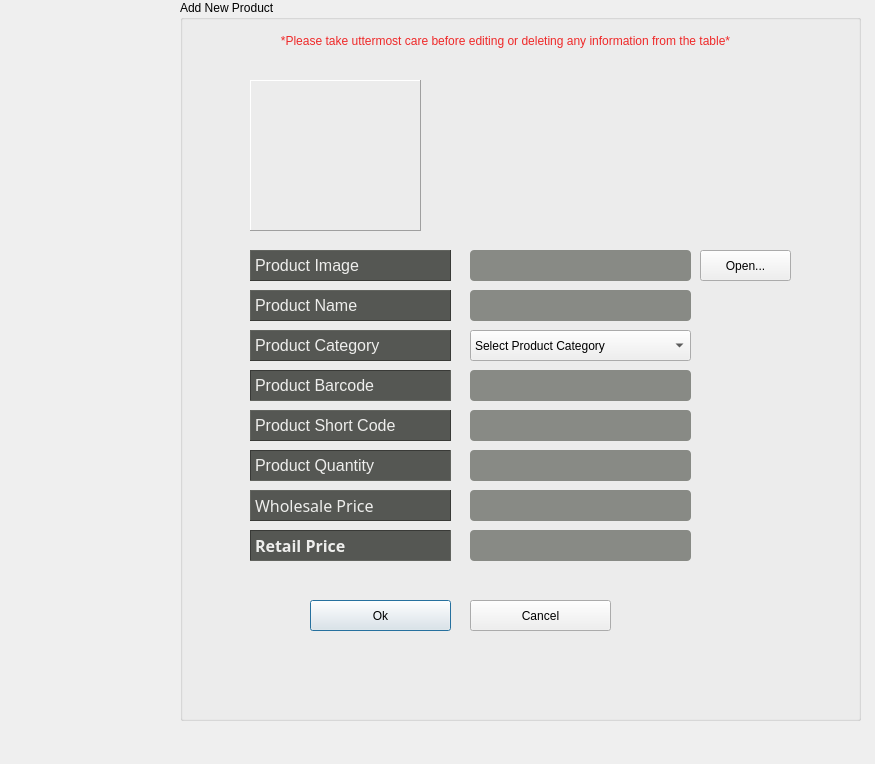
<?xml version="1.0" encoding="UTF-8"?>
<ui version="4.0">
 <class>AddNewProduct</class>
 <widget class="QDialog" name="AddNewProduct">
  <property name="geometry">
   <rect>
    <x>0</x>
    <y>0</y>
    <width>875</width>
    <height>764</height>
   </rect>
  </property>
  <property name="windowTitle">
   <string>Dialog</string>
  </property>
  <widget class="QGroupBox" name="groupBox">
   <property name="geometry">
    <rect>
     <x>180</x>
     <y>0</y>
     <width>681</width>
     <height>721</height>
    </rect>
   </property>
   <property name="title">
    <string>Add New Product</string>
   </property>
   <widget class="QLabel" name="lbl_first_name">
    <property name="geometry">
     <rect>
      <x>70</x>
      <y>290</y>
      <width>201</width>
      <height>31</height>
     </rect>
    </property>
    <property name="font">
     <font>
      <pointsize>12</pointsize>
     </font>
    </property>
    <property name="styleSheet">
     <string notr="true">background-color: rgb(85, 87, 83);
color: rgb(238, 238, 236);</string>
    </property>
    <property name="frameShape">
     <enum>QFrame::Panel</enum>
    </property>
    <property name="frameShadow">
     <enum>QFrame::Raised</enum>
    </property>
    <property name="text">
     <string>Product Name</string>
    </property>
   </widget>
   <widget class="QLabel" name="lbl_other_names">
    <property name="geometry">
     <rect>
      <x>70</x>
      <y>370</y>
      <width>201</width>
      <height>31</height>
     </rect>
    </property>
    <property name="font">
     <font>
      <pointsize>12</pointsize>
     </font>
    </property>
    <property name="styleSheet">
     <string notr="true">background-color: rgb(85, 87, 83);
color: rgb(238, 238, 236);</string>
    </property>
    <property name="frameShape">
     <enum>QFrame::Panel</enum>
    </property>
    <property name="frameShadow">
     <enum>QFrame::Sunken</enum>
    </property>
    <property name="text">
     <string>Product Barcode</string>
    </property>
   </widget>
   <widget class="QLabel" name="lbl_email">
    <property name="geometry">
     <rect>
      <x>70</x>
      <y>410</y>
      <width>201</width>
      <height>31</height>
     </rect>
    </property>
    <property name="font">
     <font>
      <pointsize>12</pointsize>
     </font>
    </property>
    <property name="styleSheet">
     <string notr="true">background-color: rgb(85, 87, 83);
color: rgb(238, 238, 236);</string>
    </property>
    <property name="frameShape">
     <enum>QFrame::Panel</enum>
    </property>
    <property name="frameShadow">
     <enum>QFrame::Raised</enum>
    </property>
    <property name="text">
     <string>Product Short Code</string>
    </property>
   </widget>
   <widget class="QLabel" name="lbl_date">
    <property name="geometry">
     <rect>
      <x>70</x>
      <y>250</y>
      <width>201</width>
      <height>31</height>
     </rect>
    </property>
    <property name="font">
     <font>
      <pointsize>12</pointsize>
     </font>
    </property>
    <property name="styleSheet">
     <string notr="true">background-color: rgb(85, 87, 83);
color: rgb(238, 238, 236);</string>
    </property>
    <property name="frameShape">
     <enum>QFrame::Panel</enum>
    </property>
    <property name="frameShadow">
     <enum>QFrame::Raised</enum>
    </property>
    <property name="text">
     <string>Product Image</string>
    </property>
   </widget>
   <widget class="QLabel" name="lbl_username">
    <property name="geometry">
     <rect>
      <x>70</x>
      <y>490</y>
      <width>201</width>
      <height>31</height>
     </rect>
    </property>
    <property name="font">
     <font>
      <family>Vemana2000</family>
      <pointsize>12</pointsize>
     </font>
    </property>
    <property name="styleSheet">
     <string notr="true">background-color: rgb(85, 87, 83);
color: rgb(238, 238, 236);</string>
    </property>
    <property name="frameShape">
     <enum>QFrame::Panel</enum>
    </property>
    <property name="frameShadow">
     <enum>QFrame::Raised</enum>
    </property>
    <property name="text">
     <string>Wholesale Price</string>
    </property>
   </widget>
   <widget class="QLabel" name="lbl_phone">
    <property name="geometry">
     <rect>
      <x>70</x>
      <y>450</y>
      <width>201</width>
      <height>31</height>
     </rect>
    </property>
    <property name="font">
     <font>
      <pointsize>12</pointsize>
     </font>
    </property>
    <property name="styleSheet">
     <string notr="true">background-color: rgb(85, 87, 83);
color: rgb(238, 238, 236);</string>
    </property>
    <property name="frameShape">
     <enum>QFrame::Panel</enum>
    </property>
    <property name="frameShadow">
     <enum>QFrame::Sunken</enum>
    </property>
    <property name="text">
     <string>Product Quantity</string>
    </property>
   </widget>
   <widget class="QPushButton" name="btnOkay">
    <property name="geometry">
     <rect>
      <x>130</x>
      <y>600</y>
      <width>141</width>
      <height>31</height>
     </rect>
    </property>
    <property name="text">
     <string>Ok</string>
    </property>
    <property name="icon">
     <iconset resource="resources.qrc">
      <normaloff>:/resources/icons/interface.png</normaloff>:/resources/icons/interface.png</iconset>
    </property>
    <property name="iconSize">
     <size>
      <width>24</width>
      <height>24</height>
     </size>
    </property>
   </widget>
   <widget class="QPushButton" name="btnCancel">
    <property name="geometry">
     <rect>
      <x>290</x>
      <y>600</y>
      <width>141</width>
      <height>31</height>
     </rect>
    </property>
    <property name="text">
     <string>Cancel</string>
    </property>
    <property name="icon">
     <iconset resource="resources.qrc">
      <normaloff>:/resources/icons/signs (2).png</normaloff>:/resources/icons/signs (2).png</iconset>
    </property>
    <property name="iconSize">
     <size>
      <width>24</width>
      <height>24</height>
     </size>
    </property>
   </widget>
   <widget class="QLabel" name="lbl_avatar">
    <property name="geometry">
     <rect>
      <x>70</x>
      <y>80</y>
      <width>171</width>
      <height>151</height>
     </rect>
    </property>
    <property name="styleSheet">
     <string notr="true"/>
    </property>
    <property name="frameShape">
     <enum>QFrame::Panel</enum>
    </property>
    <property name="frameShadow">
     <enum>QFrame::Raised</enum>
    </property>
    <property name="text">
     <string/>
    </property>
   </widget>
   <widget class="QLabel" name="label_11">
    <property name="geometry">
     <rect>
      <x>10</x>
      <y>30</y>
      <width>631</width>
      <height>21</height>
     </rect>
    </property>
    <property name="styleSheet">
     <string notr="true">font: 57 11pt &quot;Ubuntu&quot;;
color: rgb(239, 41, 41);
</string>
    </property>
    <property name="text">
     <string>*Please take uttermost care before editing or deleting any information from the table*</string>
    </property>
    <property name="alignment">
     <set>Qt::AlignCenter</set>
    </property>
   </widget>
   <widget class="QLabel" name="lbl_username_2">
    <property name="geometry">
     <rect>
      <x>70</x>
      <y>530</y>
      <width>201</width>
      <height>31</height>
     </rect>
    </property>
    <property name="font">
     <font>
      <family>Umpush</family>
      <pointsize>12</pointsize>
      <weight>75</weight>
      <bold>true</bold>
     </font>
    </property>
    <property name="styleSheet">
     <string notr="true">background-color: rgb(85, 87, 83);
color: rgb(238, 238, 236);</string>
    </property>
    <property name="frameShape">
     <enum>QFrame::Panel</enum>
    </property>
    <property name="frameShadow">
     <enum>QFrame::Sunken</enum>
    </property>
    <property name="text">
     <string>Retail Price</string>
    </property>
   </widget>
   <widget class="QLineEdit" name="leProductImage">
    <property name="geometry">
     <rect>
      <x>290</x>
      <y>250</y>
      <width>221</width>
      <height>31</height>
     </rect>
    </property>
    <property name="styleSheet">
     <string notr="true">border-radius: 4px;
background-color: rgb(136, 138, 133);</string>
    </property>
   </widget>
   <widget class="QLineEdit" name="leProductName">
    <property name="geometry">
     <rect>
      <x>290</x>
      <y>290</y>
      <width>221</width>
      <height>31</height>
     </rect>
    </property>
    <property name="styleSheet">
     <string notr="true">border-radius: 4px;
background-color: rgb(136, 138, 133);</string>
    </property>
   </widget>
   <widget class="QLineEdit" name="leProductUniqueId">
    <property name="geometry">
     <rect>
      <x>290</x>
      <y>370</y>
      <width>221</width>
      <height>31</height>
     </rect>
    </property>
    <property name="styleSheet">
     <string notr="true">border-radius: 4px;
background-color: rgb(136, 138, 133);</string>
    </property>
   </widget>
   <widget class="QLineEdit" name="leProductShortCode">
    <property name="geometry">
     <rect>
      <x>290</x>
      <y>410</y>
      <width>221</width>
      <height>31</height>
     </rect>
    </property>
    <property name="styleSheet">
     <string notr="true">border-radius: 4px;
background-color: rgb(136, 138, 133);</string>
    </property>
   </widget>
   <widget class="QLineEdit" name="leProductQuantity">
    <property name="geometry">
     <rect>
      <x>290</x>
      <y>450</y>
      <width>221</width>
      <height>31</height>
     </rect>
    </property>
    <property name="styleSheet">
     <string notr="true">border-radius: 4px;
background-color: rgb(136, 138, 133);</string>
    </property>
   </widget>
   <widget class="QLineEdit" name="leWholeSalePrice">
    <property name="geometry">
     <rect>
      <x>290</x>
      <y>490</y>
      <width>221</width>
      <height>31</height>
     </rect>
    </property>
    <property name="styleSheet">
     <string notr="true">border-radius: 4px;
background-color: rgb(136, 138, 133);</string>
    </property>
   </widget>
   <widget class="QLineEdit" name="leRetailPrice">
    <property name="geometry">
     <rect>
      <x>290</x>
      <y>530</y>
      <width>221</width>
      <height>31</height>
     </rect>
    </property>
    <property name="styleSheet">
     <string notr="true">border-radius: 4px;
background-color: rgb(136, 138, 133);</string>
    </property>
   </widget>
   <widget class="QPushButton" name="btnAvatar">
    <property name="geometry">
     <rect>
      <x>520</x>
      <y>250</y>
      <width>91</width>
      <height>31</height>
     </rect>
    </property>
    <property name="text">
     <string>Open...</string>
    </property>
    <property name="icon">
     <iconset resource="resources.qrc">
      <normaloff>:/resources/newIcons/icons8-opened-folder-96.png</normaloff>:/resources/newIcons/icons8-opened-folder-96.png</iconset>
    </property>
    <property name="iconSize">
     <size>
      <width>24</width>
      <height>24</height>
     </size>
    </property>
   </widget>
   <widget class="QLabel" name="lbl_first_name_2">
    <property name="geometry">
     <rect>
      <x>70</x>
      <y>330</y>
      <width>201</width>
      <height>31</height>
     </rect>
    </property>
    <property name="font">
     <font>
      <pointsize>12</pointsize>
     </font>
    </property>
    <property name="styleSheet">
     <string notr="true">background-color: rgb(85, 87, 83);
color: rgb(238, 238, 236);</string>
    </property>
    <property name="frameShape">
     <enum>QFrame::Panel</enum>
    </property>
    <property name="frameShadow">
     <enum>QFrame::Raised</enum>
    </property>
    <property name="text">
     <string>Product Category</string>
    </property>
   </widget>
   <widget class="QComboBox" name="cbProductCategory">
    <property name="geometry">
     <rect>
      <x>290</x>
      <y>330</y>
      <width>221</width>
      <height>31</height>
     </rect>
    </property>
    <item>
     <property name="text">
      <string>Select Product Category</string>
     </property>
    </item>
   </widget>
  </widget>
  <widget class="QLabel" name="label_2">
   <property name="geometry">
    <rect>
     <x>20</x>
     <y>-30</y>
     <width>1061</width>
     <height>781</height>
    </rect>
   </property>
   <property name="styleSheet">
    <string notr="true">border-image: url(:/resources/background/picklit.jpg);</string>
   </property>
   <property name="text">
    <string/>
   </property>
  </widget>
  <widget class="QLabel" name="label">
   <property name="geometry">
    <rect>
     <x>50</x>
     <y>0</y>
     <width>101</width>
     <height>101</height>
    </rect>
   </property>
   <property name="styleSheet">
    <string notr="true">border-image: url(:/resources/icons/Logo2.png);</string>
   </property>
   <property name="text">
    <string/>
   </property>
  </widget>
  <zorder>label_2</zorder>
  <zorder>groupBox</zorder>
  <zorder>label</zorder>
 </widget>
 <resources>
  <include location="resources.qrc"/>
 </resources>
 <connections/>
</ui>
